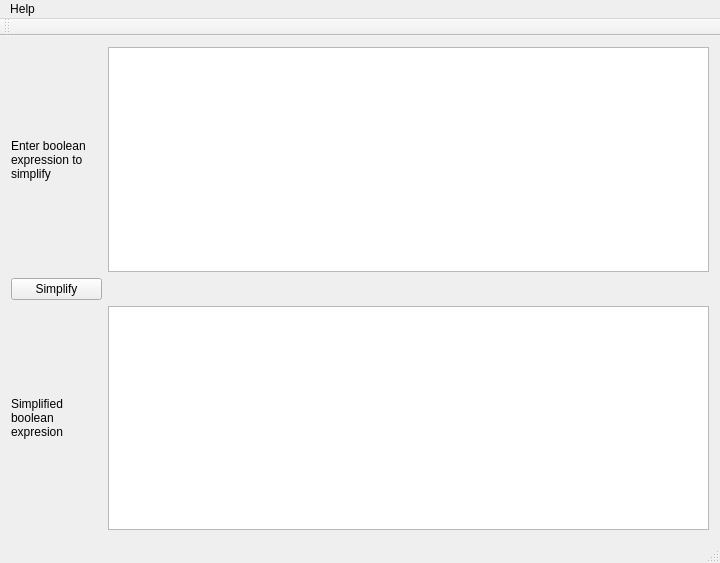
<?xml version="1.0" encoding="UTF-8"?>
<ui version="4.0">
 <class>QM4CClass</class>
 <widget class="QMainWindow" name="QM4CClass">
  <property name="geometry">
   <rect>
    <x>0</x>
    <y>0</y>
    <width>720</width>
    <height>563</height>
   </rect>
  </property>
  <property name="windowTitle">
   <string>QM4C</string>
  </property>
  <widget class="QWidget" name="centralWidget">
   <layout class="QGridLayout" name="gridLayout">
    <item row="0" column="1">
     <widget class="QPlainTextEdit" name="boolExpInput">
      <property name="font">
       <font>
        <family>Times New Roman</family>
       </font>
      </property>
      <property name="locale">
       <locale language="English" country="UnitedStates"/>
      </property>
     </widget>
    </item>
    <item row="1" column="0">
     <widget class="QPushButton" name="simplifyButton">
      <property name="text">
       <string>Simplify</string>
      </property>
     </widget>
    </item>
    <item row="2" column="0">
     <widget class="QLabel" name="label_2">
      <property name="text">
       <string>Simplified
boolean
expresion</string>
      </property>
     </widget>
    </item>
    <item row="2" column="1">
     <widget class="QTextBrowser" name="boolExpOutput">
      <property name="font">
       <font>
        <family>Times New Roman</family>
       </font>
      </property>
      <property name="locale">
       <locale language="English" country="UnitedStates"/>
      </property>
     </widget>
    </item>
    <item row="0" column="0">
     <widget class="QLabel" name="label">
      <property name="minimumSize">
       <size>
        <width>91</width>
        <height>16</height>
       </size>
      </property>
      <property name="locale">
       <locale language="English" country="UnitedStates"/>
      </property>
      <property name="text">
       <string>Enter boolean
expression to
simplify</string>
      </property>
     </widget>
    </item>
   </layout>
  </widget>
  <widget class="QMenuBar" name="menuBar">
   <property name="geometry">
    <rect>
     <x>0</x>
     <y>0</y>
     <width>720</width>
     <height>23</height>
    </rect>
   </property>
   <widget class="QMenu" name="menuHelp">
    <property name="title">
     <string>Help</string>
    </property>
    <addaction name="actionQM4C_Help"/>
    <addaction name="separator"/>
    <addaction name="actionAbout_QM4C"/>
   </widget>
   <addaction name="menuHelp"/>
  </widget>
  <widget class="QToolBar" name="mainToolBar">
   <attribute name="toolBarArea">
    <enum>TopToolBarArea</enum>
   </attribute>
   <attribute name="toolBarBreak">
    <bool>false</bool>
   </attribute>
  </widget>
  <widget class="QStatusBar" name="statusBar"/>
  <action name="actionAbout_QM4C">
   <property name="text">
    <string>About QM4C</string>
   </property>
  </action>
  <action name="actionQM4C_Help">
   <property name="text">
    <string>QM4C Help</string>
   </property>
  </action>
 </widget>
 <layoutdefault spacing="6" margin="11"/>
 <resources>
  <include location="qm4c.qrc"/>
 </resources>
 <connections/>
</ui>
